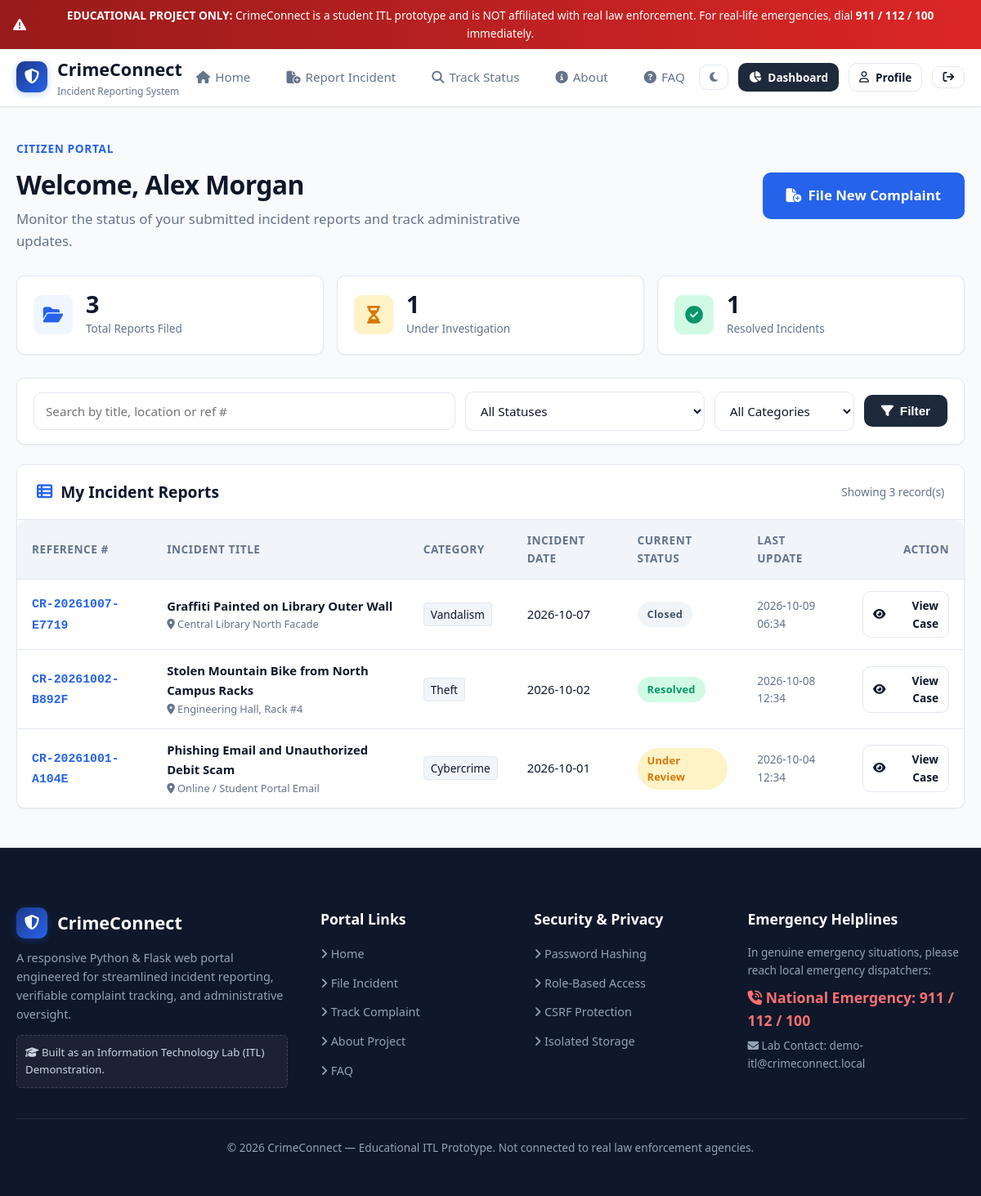
/dashboard (signed in), run on the app's committed database.
### models.py (models this page shows, shortened)
class User(UserMixin, db.Model):
    __tablename__ = 'users'
    id = db.Column(db.Integer, primary_key=True)
    full_name = db.Column(db.String(120), nullable=False)
    email = db.Column(db.String(120), unique=True, nullable=False, index=True)
    phone = db.Column(db.String(20), nullable=True)
    password_hash = db.Column(db.String(255), nullable=False)
    role = db.Column(db.String(20), default='user', nullable=False)  # 'user' or 'admin'
    created_at = db.Column(db.DateTime, default=get_utc_now, nullable=False)
    complaints = db.relationship('Complaint', backref='complainant', lazy=True, cascade='all, delete-orphan')
    admin_notes = db.relationship('AdminNote', backref='author', lazy=True)
    history_entries = db.relationship('ComplaintHistory', backref='changer', lazy=True)
    @property
    def is_admin(self):
        return self.role == 'admin'

class Complaint(db.Model):
    __tablename__ = 'complaints'
    CATEGORIES = [
        'Theft',
        'Cybercrime',
        'Fraud',
        'Harassment',
        'Vandalism',
        'Missing Property',
        'Other'
    ]
    STATUS_SUBMITTED = 'Submitted'
    STATUS_UNDER_REVIEW = 'Under Review'
    STATUS_INFO_REQUESTED = 'Additional Information Requested'
    STATUS_RESOLVED = 'Resolved'
    STATUS_CLOSED = 'Closed'
    STATUSES = [
        STATUS_SUBMITTED,
        STATUS_UNDER_REVIEW,
        STATUS_INFO_REQUESTED,
        STATUS_RESOLVED,
        STATUS_CLOSED
    ]
    id = db.Column(db.Integer, primary_key=True)
    reference_number = db.Column(db.String(32), unique=True, nullable=False, index=True)
    user_id = db.Column(db.Integer, db.ForeignKey('users.id'), nullable=False)
    category = db.Column(db.String(50), nullable=False)
    title = db.Column(db.String(150), nullable=False)
    description = db.Column(db.Text, nullable=False)
    incident_date = db.Column(db.Date, nullable=False)
    incident_time = db.Column(db.Time, nullable=True)
    incident_location = db.Column(db.String(255), nullable=False)
    witness_information = db.Column(db.Text, nullable=True)
    attachment_filename = db.Column(db.String(255), nullable=True)
    attachment_original_name = db.Column(db.String(255), nullable=True)
    status = db.Column(db.String(50), default='Submitted', nullable=False)
    created_at = db.Column(db.DateTime, default=get_utc_now, nullable=False)
    updated_at = db.Column(db.DateTime, default=get_utc_now, onupdate=get_utc_now, nullable=False)
    history = db.relationship(
        'ComplaintHistory',
        backref='complaint',
        cascade='all, delete-orphan',
        lazy=True,
        order_by='ComplaintHistory.created_at.desc()'
    )
    admin_notes = db.relationship(
        'AdminNote',
        backref='complaint',
        cascade='all, delete-orphan',
        lazy=True,
        order_by='AdminNote.created_at.desc()'
    )
    @property
    def status_badge_class(self):
        mapping = {
            self.STATUS_SUBMITTED: 'badge-submitted',
            self.STATUS_UNDER_REVIEW: 'badge-review',
            self.STATUS_INFO_REQUESTED: 'badge-info-requested',
            self.STATUS_RESOLVED: 'badge-resolved',
            self.STATUS_CLOSED: 'badge-closed'
        }
        return mapping.get(self.status, 'badge-secondary')

### routes/complaints.py (the view)
@complaints_bp.route('/dashboard')
@login_required
def dashboard():
    query = Complaint.query.filter_by(user_id=current_user.id)
    search_keyword = request.args.get('q', '').strip()
    status_filter = request.args.get('status', '').strip()
    category_filter = request.args.get('category', '').strip()
    if search_keyword:
        query = query.filter(
            (Complaint.title.ilike(f'%{search_keyword}%')) |
            (Complaint.reference_number.ilike(f'%{search_keyword}%')) |
            (Complaint.incident_location.ilike(f'%{search_keyword}%'))
        )
    if status_filter:
        query = query.filter_by(status=status_filter)
    if category_filter:
        query = query.filter_by(category=category_filter)
    complaints_list = query.order_by(Complaint.created_at.desc()).all()
    total_count = Complaint.query.filter_by(user_id=current_user.id).count()
    under_review_count = Complaint.query.filter_by(
        user_id=current_user.id,
        status=Complaint.STATUS_UNDER_REVIEW
    ).count()
    resolved_count = Complaint.query.filter_by(
        user_id=current_user.id,
        status=Complaint.STATUS_RESOLVED
    ).count()
    return render_template(
        'user_dashboard.html',
        complaints=complaints_list,
        total_count=total_count,
        under_review_count=under_review_count,
        resolved_count=resolved_count,
        categories=Complaint.CATEGORIES,
        statuses=Complaint.STATUSES,
        search_keyword=search_keyword,
        status_filter=status_filter,
        category_filter=category_filter
    )

### models.py (called while the page is built)
@login_manager.user_loader
def load_user(user_id):
    return User.query.get(int(user_id))

### templates/user_dashboard.html (shortened to what this page needs)
{% extends 'base.html' %}
{% block content %}
<div class="container">
  <div style="display: flex; justify-content: space-between; align-items: center; margin-bottom: 28px; flex-wrap: wrap; gap: 16px;">
    <div>
      <span class="section-tag">Citizen Portal</span>
      <h1 class="section-title">Welcome, {{ current_user.full_name }}</h1>
      <p class="section-subtitle" style="margin: 4px 0 0;">
        Monitor the status of your submitted incident reports and track administrative updates.
      </p>
    </div>
    <a href="{{ url_for('complaints.report_complaint') }}" class="btn btn-primary btn-lg">
      <i class="fa-solid fa-file-circle-plus"></i> File New Complaint
    </a>
  </div>
  <div class="stats-grid">
    <div class="stat-card">
      <div class="stat-icon primary">
        <i class="fa-solid fa-folder-open"></i>
      </div>
      <div>
        <div class="stat-value">{{ total_count }}</div>
        <div class="stat-label">Total Reports Filed</div>
      </div>
    </div>
    <div class="stat-card">
      <div class="stat-icon warning">
        <i class="fa-solid fa-hourglass-half"></i>
      </div>
      <div>
        <div class="stat-value">{{ under_review_count }}</div>
        <div class="stat-label">Under Investigation</div>
      </div>
    </div>
    <div class="stat-card">
      <div class="stat-icon success">
        <i class="fa-solid fa-circle-check"></i>
      </div>
      <div>
        <div class="stat-value">{{ resolved_count }}</div>
        <div class="stat-label">Resolved Incidents</div>
      </div>
    </div>
  </div>
  <div class="card">
    <div class="card-body" style="padding: 16px 20px;">
      <form method="GET" action="{{ url_for('complaints.dashboard') }}" style="display: flex; flex-wrap: wrap; gap: 12px; align-items: center;">
        <div style="flex: 1; min-width: 200px;">
          <input type="text" name="q" value="{{ search_keyword }}" placeholder="Search by title, location or ref #" class="form-control">
        </div>
        <div style="min-width: 170px;">
          <select name="status" class="form-select">
            <option value="">All Statuses</option>
          </select>
        </div>
        <div style="min-width: 170px;">
          <select name="category" class="form-select">
            <option value="">All Categories</option>
          </select>
        </div>
        <button type="submit" class="btn btn-secondary">
          <i class="fa-solid fa-filter"></i> Filter
        </button>
      </form>
    </div>
  </div>
  <div class="card">
    <div class="card-header">
      <h3><i class="fa-solid fa-table-list" style="color: var(--accent-blue);"></i> My Incident Reports</h3>
      <span style="font-size: 0.85rem; color: var(--text-muted);">
        Showing {{ complaints|length }} record(s)
      </span>
    </div>
    <div class="card-body" style="padding: 0;">
      {% if complaints %}
        <div class="table-container" style="border: none;">
          <table class="table">
            <thead>
              <tr>
                <th>Reference #</th>
                <th>Incident Title</th>
                <th>Category</th>
                <th>Incident Date</th>
                <th>Current Status</th>
                <th>Last Update</th>
                <th style="text-align: right;">Action</th>
              </tr>
            </thead>
            <tbody>
              {% for c in complaints %}
                <tr>
                  <td>
                    <strong style="font-family: monospace; color: var(--accent-blue);">
                      {{ c.reference_number }}
                    </strong>
                  </td>
                  <td>
                    <div style="font-weight: 600; color: var(--text-main);">{{ c.title }}</div>
                    <div style="font-size: 0.8rem; color: var(--text-muted);"><i class="fa-solid fa-location-dot"></i> {{ c.incident_location }}</div>
                  </td>
                  <td>
                    <span style="font-size: 0.85rem; background: var(--bg-alt); padding: 4px 8px; border-radius: 4px; border: 1px solid var(--border-color);">
                      {{ c.category }}
                    </span>
                  </td>
                  <td>{{ c.incident_date.strftime('%Y-%m-%d') }}</td>
                  <td>
                    <span class="badge {{ c.status_badge_class }}">
                      {{ c.status }}
                    </span>
                  </td>
                  <td style="font-size: 0.85rem; color: var(--text-muted);">
                    {{ c.updated_at.strftime('%Y-%m-%d %H:%M') }}
                  </td>
                  <td style="text-align: right;">
                    <a href="{{ url_for('complaints.view_complaint', complaint_id=c.id) }}" class="btn btn-outline btn-sm">
                      <i class="fa-solid fa-eye"></i> View Case
                    </a>
                  </td>
                </tr>
              {% endfor %}
            </tbody>
          </table>
        </div>
      {% endif %}
    </div>
  </div>
</div>
{% endblock %}

### data on the page
User: full_name "Alex Morgan"
Complaint: reference_number "CR-20261007-E7719", title "Graffiti Painted on Library Outer Wall", incident_location "Central Library North Facade", category "Vandalism", incident_date "2026-10-07", status "Closed", updated_at "2026-10-09 06:34"
Complaint: reference_number "CR-20261002-B892F", title "Stolen Mountain Bike from North Campus Racks", incident_location "Engineering Hall, Rack #4", category "Theft", incident_date "2026-10-02", status "Resolved", updated_at "2026-10-08 12:34"
Complaint: reference_number "CR-20261001-A104E", title "Phishing Email and Unauthorized Debit Scam", incident_location "Online / Student Portal Email", category "Cybercrime", incident_date "2026-10-01", status "Under Review", updated_at "2026-10-04 12:34"

### other printed values
{{ total_count }} "3"
{{ under_review_count }} "1"
{{ resolved_count }} "1"
{{ complaints|length }} "3"
{{ current_year }} "2026"
